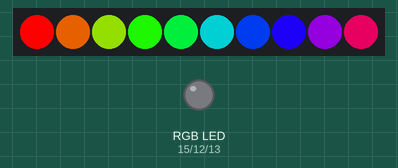
The program below on a simulated ESP8266 (NodeMCU). Shown: 10 RGB LEDs in strip order, left to right, an RGB LED mixed from three pins (HIGH = lit). What the program prints to the serial monitor is not drawn.

Above: at 0.16 s.
At 5.7 s:
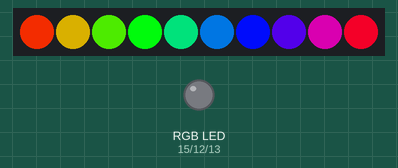
At 9.7 s:
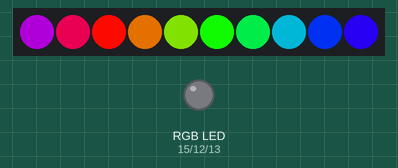
At 19.55 s:
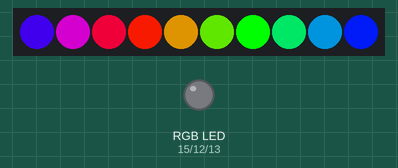
At 29.71 s:
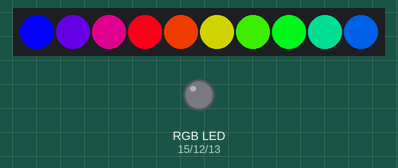
At 39.55 s:
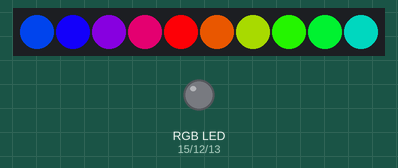

The program:

main.cpp
```cpp
#include <Arduino.h>
#include <ESP8266WiFi.h>
#include <Ticker.h>
#include <ArduinoOTA.h>
#include <PubSubClient.h>
#include <Adafruit_NeoPixel.h>


// LEDs and pins
#define PIN_D_RGB_G 12
#define PIN_D_RGB_B 13
#define PIN_D_RGB_R 15

#define LEDON    LOW
#define LEDOFF   HIGH

// Bot specific
#define LED_COUNT 10
#define LED_PIN 14

#define LED_UPDATE_SPEED 20
#define LED_PRIDE_SPEED 500

Adafruit_NeoPixel strip = Adafruit_NeoPixel(LED_COUNT, LED_PIN, NEO_GRB + NEO_KHZ800);


// global vars
bool              PIN_RGB_ON = 0;
int               wheelTicker = 0;

// objects
Ticker           ticker;
WiFiClient       espClient;
void mqttCallback(char* topic, byte* payload, unsigned int length);
PubSubClient mqttClient(espClient);


///////////////////////////////////////////////////////////////////////////
//   LED Ticker
///////////////////////////////////////////////////////////////////////////
void tickBlue() {
  PIN_RGB_ON = !PIN_RGB_ON;
  digitalWrite(PIN_D_RGB_B, PIN_RGB_ON);
}
void tickerOff() {
  ticker.detach();
  digitalWrite(PIN_D_RGB_B, LOW);
}


///////////////////////////////////////////////////////////////////////////
//   LEDs
///////////////////////////////////////////////////////////////////////////
// Input a value 0 to 255 to get a color value.
// The colours are a transition r - g - b - back to r.
uint32_t Wheel(byte WheelPos) {
  WheelPos = 255 - WheelPos;
  if(WheelPos < 85) {
    return strip.Color(255 - WheelPos * 3, 0, WheelPos * 3);
  }
  if(WheelPos < 170) {
    WheelPos -= 85;
    return strip.Color(0, WheelPos * 3, 255 - WheelPos * 3);
  }
  WheelPos -= 170;
  return strip.Color(WheelPos * 3, 255 - WheelPos * 3, 0);
}

uint8_t splitColor ( uint32_t c, char value ) {
  switch ( value ) {
    case 'r': return (uint8_t)(c >> 16);
    case 'g': return (uint8_t)(c >>  8);
    case 'b': return (uint8_t)(c >>  0);
    default:  return 0;
  }
}

void ledLoop () {
  if(wheelTicker > (255 + LED_PRIDE_SPEED) || wheelTicker < 0) {
    wheelTicker = 0;
  }

  for(int i = 0; i < LED_COUNT; i++) {
    strip.setPixelColor(i, Wheel(((i * 256 / strip.numPixels()) + wheelTicker) & 255));
  }

  wheelTicker++;
  strip.show();
}


void setup()
{
  Serial.begin(9600);
  ticker.attach(0.1, tickBlue);

  Serial.print("ESP ");
  Serial.println(ESP.getChipId());
  Serial.println("--------------------");

  pinMode(PIN_D_RGB_R, OUTPUT);
  pinMode(PIN_D_RGB_G, OUTPUT);
  pinMode(PIN_D_RGB_B, OUTPUT);

  Serial.println("- Setup LED stripe");
  strip.begin();
  strip.setBrightness(255);

  Serial.println("- Setup completed\n");
  tickerOff();
}

void loop()
{
  ledLoop();
  yield();

  delay(LED_UPDATE_SPEED);
}
```
